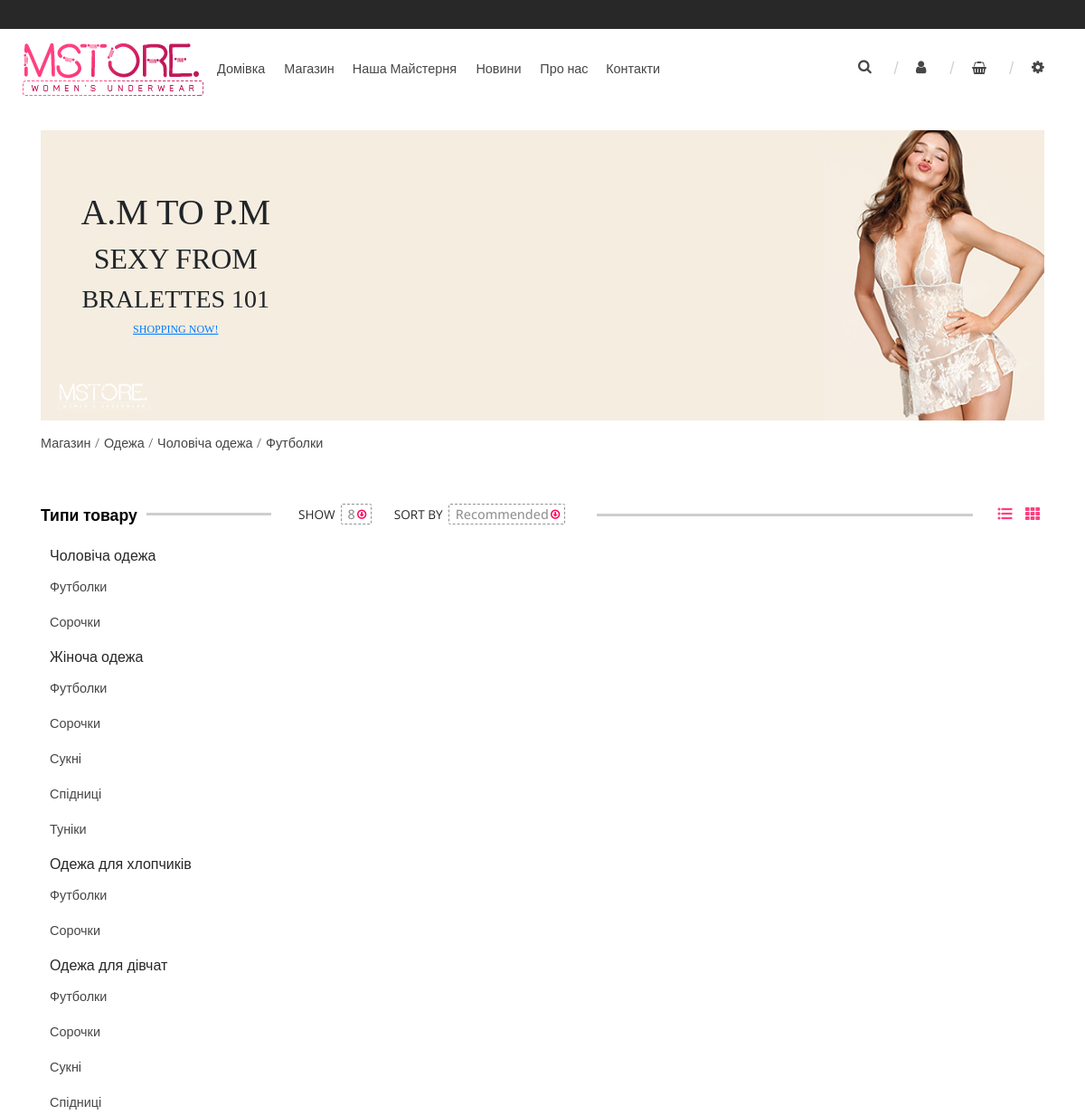
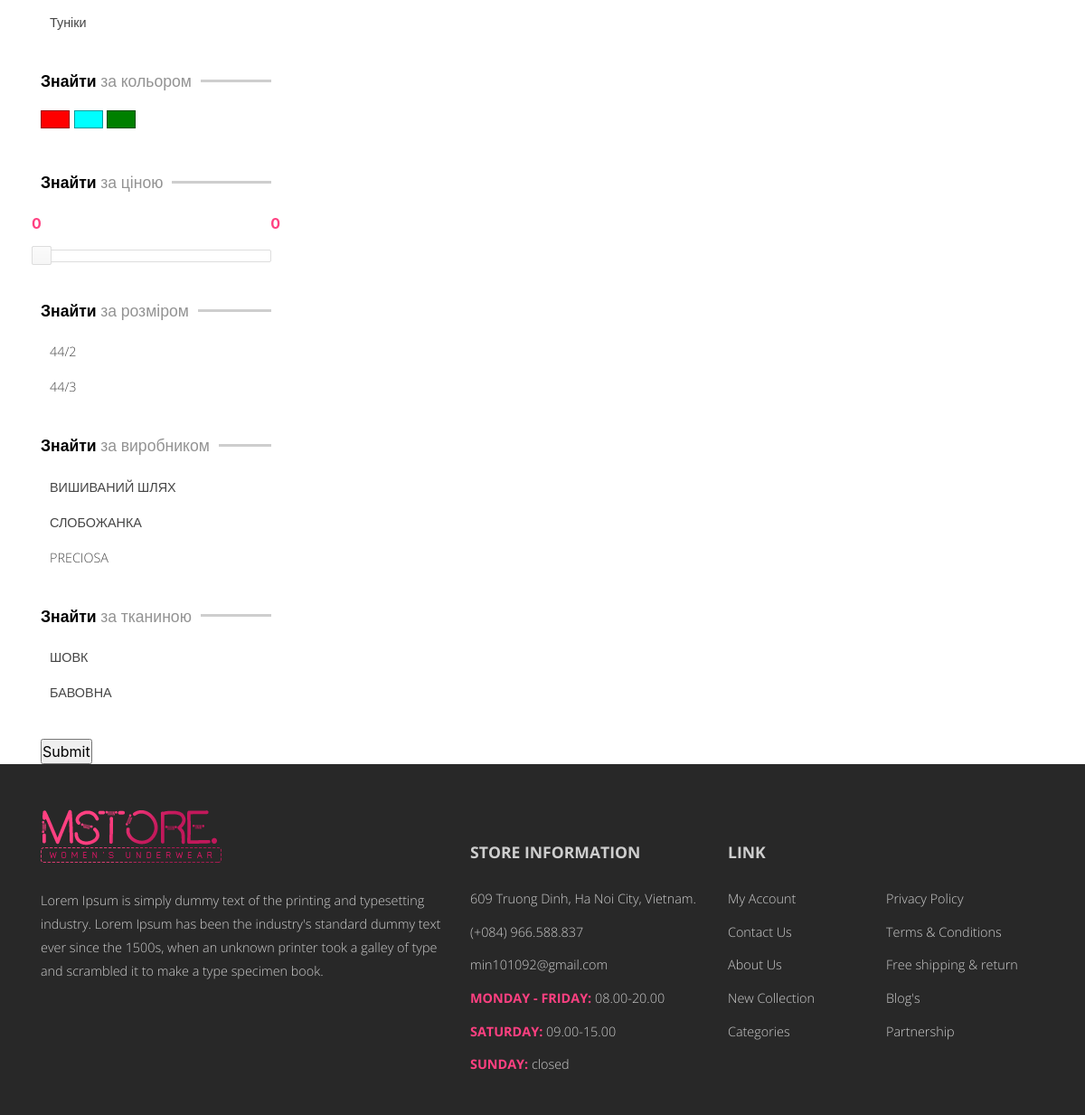
/shop/clothes/men_clothes/men_t_shirt, run on the app's committed database (2 pictures, top to bottom).
### product/models.py (models this page shows, shortened)
class Department(models.Model):
    name = models.CharField(default=None, max_length=100, verbose_name="назва відділу")
    code_name = models.CharField(default=None, max_length=100, verbose_name="програмна назва")
    notes = models.TextField(default=None, blank=True, max_length=2000, verbose_name="примітки")
    slug = models.SlugField(default=None, blank=True, null=True, max_length=30, verbose_name="URL в адресній стрічці броузера")
    class Meta:
        verbose_name = "відділ магазину"
        verbose_name_plural = "відділи магазину"
    def get_sections(self):
        return self.section_set.all()
    def get_absolute_url(self):
        return reverse('landing:department', kwargs={"department_slug": self.slug})

class Section(models.Model):
    name = models.CharField(default=None, max_length=100, verbose_name="назва")
    code_name = models.CharField(default=None, max_length=100, verbose_name="програмна назва")
    notes = models.TextField(default=None, blank=True, max_length=2000, verbose_name="примітки")
    department = models.ForeignKey(Department, on_delete=models.DO_NOTHING, default=None, verbose_name="відділ магазину")
    slug = models.SlugField(default=None, blank=True, null=True, max_length=30, verbose_name="URL в адресній стрічці броузера")
    image = models.ImageField(default=None, blank=True, null=True, verbose_name="зображення секції", upload_to=get_section_upload_path)
    class Meta:
        verbose_name = "секція відділу магазину"
        verbose_name_plural = "секції відділів магазину"
    def get_absolute_url(self):
        return reverse(
            'landing:section',
            kwargs={
                "department_slug": self.department.slug,
                "section_slug": self.slug
            }
        )
    def get_item_types(self):
        return self.itemtype_set.all()

class ItemType(models.Model):
    name = models.CharField(default=None, max_length=100, verbose_name="назва типу товару")
    name_plural = models.CharField(default=None, max_length=100, verbose_name="назва типу товару у множині")
    code_name = models.CharField(default=None, max_length=100, verbose_name="програмна назва")
    notes = models.TextField(default=None, blank=True, max_length=2000, verbose_name="примітки")
    section = models.ForeignKey(Section, on_delete=models.DO_NOTHING, default=None, verbose_name="секція магазину")
    slug = models.SlugField(default=None, blank=True, null=True, max_length=30, verbose_name="URL в адресній стрічці броузера")
    image = models.ImageField(default=None, blank=True, null=True, verbose_name="зображення секції", upload_to=get_item_upload_path)
    icon = models.ImageField(default=None, blank=True, null=True, verbose_name="іконка секції", upload_to=get_item_upload_path)
    class Meta:
        verbose_name = "тип товару"
        verbose_name_plural = "типи товарів"
    def get_absolute_url(self):
        return reverse(
            'landing:item_type',
            kwargs={
                "department_slug": self.section.department.slug,
                "section_slug": self.section.slug,
                "item_type_slug": self.slug
            }
        )
    def get_items(self):
        return self.item_set.all().order_by('created')
    def get_sidebar(self):
        department_obj = self.section.department
        related_sections = department_obj.get_sections()
        sections_and_item_types = {}
        for section in related_sections:
            for item_type in section.get_item_types():
                if section in sections_and_item_types:
                    sections_and_item_types[section].append(item_type)
                else:
                    sections_and_item_types[section] = [item_type]
        return sections_and_item_types

### properties/models.py (models this page shows, shortened)
class Size(models.Model):
    name = models.CharField(verbose_name="розмір", max_length=20)
    slug = models.SlugField(default=None, blank=True, null=True, max_length=30, verbose_name="URL в адресній стрічці броузера")
    class Meta:
        verbose_name = "розмір"
        verbose_name_plural = "розміри"
    def __str__(self):
        return self.name

class Brand(models.Model):
    name = models.CharField(verbose_name="виробник", max_length=30)
    description = models.TextField(verbose_name="опис", max_length=30000)
    slug = models.SlugField(default=None, blank=True, null=True, max_length=30, verbose_name="URL в адресній стрічці броузера")
    class Meta:
        verbose_name = "виробник"
        verbose_name_plural = "виробники"
    def __str__(self):
        return self.name.upper()

class Fabric(models.Model):
    name = models.CharField(verbose_name="назва", max_length=30)
    description = models.TextField(verbose_name="опис", max_length=30000)
    slug = models.SlugField(default=None, blank=True, null=True, max_length=30, verbose_name="URL в адресній стрічці броузера")
    class Meta:
        verbose_name = "тканина"
        verbose_name_plural = "тканини"
    def __str__(self):
        return self.name.upper()

### landing/views.py (the view)
# urls.py: path('shop/<slug:department_slug>/<slug:section_slug>/<slug:item_type_slug>', ViewByItemType.as_view(), name='item_type'),
class ViewByItemType(View):
    template_name = 'landing/catalogue_and_sidebar/item_type.html'
    def get_context_data(self, request, department_slug, section_slug, item_type_slug, *args, **kwargs):
        department_obj = get_object_or_404(Department, slug=department_slug)
        section_obj = get_object_or_404(Section, slug=section_slug)
        item_type_obj = get_object_or_404(ItemType, slug=item_type_slug)
        sidebar = item_type_obj.get_sidebar()
        items_list = item_type_obj.get_items()
        product_filter = ProductFilter(request.GET, queryset=items_list)
        form = product_filter.form
        min_price = items_list.aggregate(Min('price'))
        max_price = items_list.aggregate(Max('price'))
        try:
            min_price = int(min_price['price__min'])
            max_price = int(max_price['price__max'])
        except TypeError:
            min_price, max_price = 0, 0
        if 'price_min' in request.GET:
            current_min_price = request.GET.get('price_min')
        else:
            current_min_price = min_price
        if 'price_max' in request.GET:
            current_max_price = request.GET.get('price_max')
        else:
            current_max_price = max_price
        context = locals()
        return context
    def get(self, request, *args, **kwargs):
        context = self.get_context_data(request, *args, **kwargs)
        return render(request, self.template_name, context=context)

### orders/context_processors.py (called while the page is built)
def get_basket(request):
    session_key = request.session.session_key
    if not session_key:
        request.session.cycle_key()
    items = ProductInBasket.objects.filter(session_key=session_key)
    items_count = items.count
    basket_total_price = 0
    for i in items:
        basket_total_price += i.total_price
    context = {'get_basket': {'items': items, 'items_count': items_count, 'basket_total_price': basket_total_price}}
    return context

### templates/landing/catalogue_and_sidebar/item_type.html (shortened to what this page needs)
{% extends 'landing/catalogue_and_sidebar/catalogue_and_sidebar_skelet.html' %}
{% block catalogue_content %}
    <div class="header-wrapper">
        <div class="header">
            <div class="option show">
                <div class="name">SHOW</div>
                <div class="controlgroup show">
                </div>
            </div>
            <div class="option sort-by">
                <div class="name">SORT BY</div>
                <div class="controlgroup show">
                </div>
            </div>
        </div>
        <div class="line"></div>
        <div class="view-icons">
            <div class="icon">
                <a class="list-view" href="#"><i class="fas fa-list-ul"></i></a>
            </div>
            <div class="icon">
                <a class="grid-view" href="#"><i class="fas fa-th"></i></a>
            </div>
        </div>
    </div>
{% endblock %}

### templates/landing/catalogue_and_sidebar/catalogue_and_sidebar_skelet.html (shortened to what this page needs)
{% extends 'base.html' %}
{% block content %}
    {% load static %}
    {% include 'landing/shop__top_banner.html' %}
    <div class="row breadcrumbs">
        <div class="wrapper col-md-12">
            <div class="inner">
                {% block breadcrumbs %}
                    <a href="{% url 'landing:shop' %}">Магазин</a>
                    <a href="{{ department_obj.get_absolute_url }}">{{ department_obj.name }}</a>
                    <a href="{{ section_obj.get_absolute_url }}">{{ section_obj.name }}</a>
                    <a href="{{ item_type_obj.get_absolute_url }}">{{ item_type_obj.name_plural }}</a>
                {% endblock %}
            </div>
        </div>
    </div>
    <div class="row shop-catalogue">
        <div class="col-4 col-sm-3 sidebar">
            {% block sidebar %}
                <div class="attribute categories">
                    <div class="header-wrapper">
                        <div class="header">Типи товару</div>
                        <div class="line"></div>
                    </div>
                    {% for sec, it_types in sidebar.items %}
                        <a href="{{ sec.get_absolute_url }}" class="category-header">{{ sec.name | capfirst }}</a>
                        <ul>
                            {% for it_type in it_types %}
                                <li><a href="{{ it_type.get_absolute_url }}">{{ it_type.name_plural | capfirst }}</a></li>
                            {% endfor %}
                        </ul>
                    {% endfor %}
                </div>
                <form class="filters" action="">
                    <div class="attribute color">
                        <div class="header-wrapper">
                            <div class="header"><span class="bold">Знайти </span><span class="thin">за кольором</span></div>
                            <div class="line"></div>
                        </div>
                        <div class="color red">
                            <a href="#" class="color-inner"></a>
                        </div>
                        <div class="color blue">
                            <a href="#" class="color-inner"></a>
                        </div>
                        <div class="color green">
                            <a href="#" class="color-inner"></a>
                        </div>
                    </div>
                    <div class="attribute price-range">
                        <div class="header-wrapper">
                            <div class="header"><span class="bold">Знайти </span><span class="thin">за ціною</span></div>
                            <div class="line"></div>
                        </div>
                        <div class="slider">
                            <p>
                                {{ form.price }}
                            </p>
                            <div id="slider-price-range"></div>
                        </div>
                    </div>
                    <div class="attribute size-range">
                        <div class="header-wrapper">
                            <div class="header"><span class="bold">Знайти </span><span class="thin">за розміром</span></div>
                            <div class="line"></div>
                        </div>
                        <div class="select-wrapper">
                            {{ form.size }}
                        </div>
                    </div>
                    <div class="attribute brands">
                        <div class="header-wrapper">
                            <div class="header"><span class="bold">Знайти </span><span class="thin">за виробником</span></div>
                            <div class="line"></div>
                        </div>
                        <div class="select-wrapper">
                            {{ form.brand }}
                        </div>
                    </div>
                    <div class="attribute fabric">
                        <div class="header-wrapper">
                            <div class="header"><span class="bold">Знайти </span><span class="thin">за тканиною</span></div>
                            <div class="line"></div>
                        </div>
                        <div class="select-wrapper">
                            {{ form.fabric }}
                        </div>
                    </div>
                    <input type="submit" />
                </form>
            {% endblock %}
        </div>
        <div class="col-8 col-sm-9 content">
            {% block catalogue_content %}
            {% endblock %}
        </div>
    </div>
{% endblock %}

### data on the page
Department: name "Одежа"
Section: name "Чоловіча одежа"
ItemType: name_plural "Футболки"
ItemType: name_plural "Сорочки"
Section: name "Жіноча одежа"
ItemType: name_plural "Футболки"
ItemType: name_plural "Сорочки"
ItemType: name_plural "Сукні"
ItemType: name_plural "Спідниці"
ItemType: name_plural "Туніки"
Section: name "Одежа для хлопчиків"
ItemType: name_plural "Футболки"
ItemType: name_plural "Сорочки"
Section: name "Одежа для дівчат"
ItemType: name_plural "Футболки"
ItemType: name_plural "Сорочки"
ItemType: name_plural "Сукні"
ItemType: name_plural "Спідниці"
ItemType: name_plural "Туніки"
Size: size "44/2 44/3"
Brand: brand "ВИШИВАНИЙ ШЛЯХ СЛОБОЖАНКА PRECIOSA"
Fabric: fabric "ШОВК БАВОВНА"
